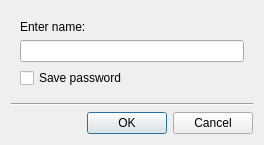
<?xml version="1.0" encoding="UTF-8"?>
<ui version="4.0">
 <class>ConnectionNameDialog</class>
 <widget class="QDialog" name="ConnectionNameDialog">
  <property name="geometry">
   <rect>
    <x>0</x>
    <y>0</y>
    <width>264</width>
    <height>142</height>
   </rect>
  </property>
  <property name="windowTitle">
   <string>Save connection as...</string>
  </property>
  <property name="modal">
   <bool>true</bool>
  </property>
  <layout class="QVBoxLayout" name="verticalLayout">
   <item>
    <widget class="QWidget" name="widget" native="true">
     <layout class="QVBoxLayout" name="verticalLayout_2">
      <item>
       <widget class="QLabel" name="label">
        <property name="text">
         <string>Enter name:</string>
        </property>
       </widget>
      </item>
      <item>
       <widget class="QLineEdit" name="nameLineEdit"/>
      </item>
      <item>
       <widget class="QCheckBox" name="savePasswordCheckBox">
        <property name="text">
         <string>Save password</string>
        </property>
       </widget>
      </item>
     </layout>
    </widget>
   </item>
   <item>
    <spacer name="verticalSpacer">
     <property name="orientation">
      <enum>Qt::Vertical</enum>
     </property>
     <property name="sizeHint" stdset="0">
      <size>
       <width>20</width>
       <height>40</height>
      </size>
     </property>
    </spacer>
   </item>
   <item>
    <widget class="Line" name="line">
     <property name="orientation">
      <enum>Qt::Horizontal</enum>
     </property>
    </widget>
   </item>
   <item>
    <widget class="QDialogButtonBox" name="buttonBox">
     <property name="orientation">
      <enum>Qt::Horizontal</enum>
     </property>
     <property name="standardButtons">
      <set>QDialogButtonBox::Cancel|QDialogButtonBox::Ok</set>
     </property>
    </widget>
   </item>
  </layout>
 </widget>
 <resources/>
 <connections>
  <connection>
   <sender>buttonBox</sender>
   <signal>accepted()</signal>
   <receiver>ConnectionNameDialog</receiver>
   <slot>accept()</slot>
   <hints>
    <hint type="sourcelabel">
     <x>248</x>
     <y>254</y>
    </hint>
    <hint type="destinationlabel">
     <x>157</x>
     <y>274</y>
    </hint>
   </hints>
  </connection>
  <connection>
   <sender>buttonBox</sender>
   <signal>rejected()</signal>
   <receiver>ConnectionNameDialog</receiver>
   <slot>reject()</slot>
   <hints>
    <hint type="sourcelabel">
     <x>316</x>
     <y>260</y>
    </hint>
    <hint type="destinationlabel">
     <x>286</x>
     <y>274</y>
    </hint>
   </hints>
  </connection>
 </connections>
</ui>
